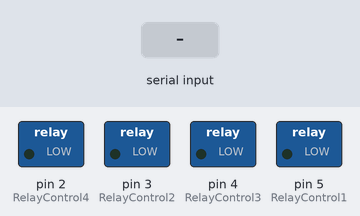
This sketch was run on a simulated Arduino Uno, built with avr-gcc and run on an emulated ATmega328P. Parts: switched loads named in the sketch (green lamp = pin HIGH). The inputs (shaded band) are chosen by the test bench. What the sketch prints to the serial monitor is not drawn.

Above: at 1.2 s.
1.3 s: "1\n" received over Serial
At 2.3 s:
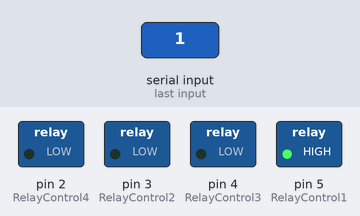
2.8 s: "2\n" received over Serial
At 3.5 s:
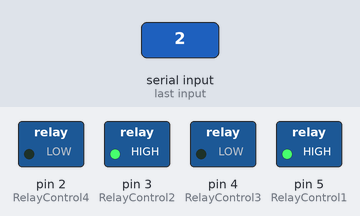
4.3 s: "3\n" received over Serial
At 4.7 s:
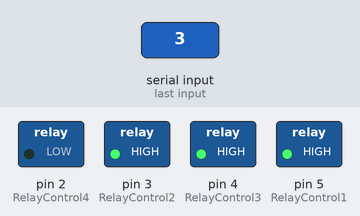
5.8 s: "4\n" received over Serial
At 7.0 s:
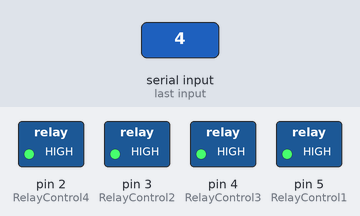
7.3 s: "1\n" received over Serial
At 8.1 s:
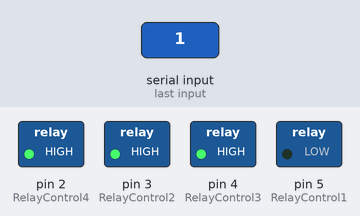
8.8 s: "2\n" received over Serial
At 9.2 s:
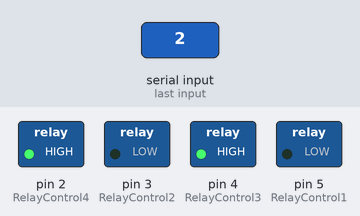
Timing chart, 0 to 11.3 s (numbered marks = the images above; inputs shaded):
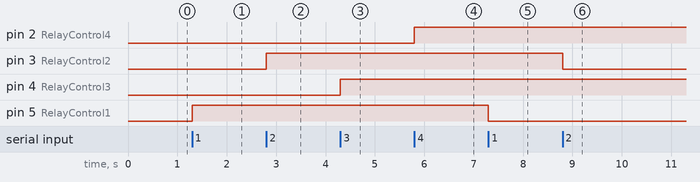

The sketch:

temperature.ino
```cpp
// get analog value from A0 pin and convert it to temperature ( LM35DZ )
// get value of A1 pin and convert it to temperature, tension divider ( 100k and 100k ) (NTC 100k)

#include <math.h>

const int ambientSensor = A1;  // Analog input pin that the LM35DZ is attached to
const int surfaceSensorPlus = A0;  // Analog input pin that the NTC 100k is attached to
const int surfaceSensorMinus = A2;
double ambientTemperature = 0;     // value read from the LM35DZ
double surfaceTemperaturePlus = 0; // value read from the NTC 10k
double surfaceTemperatureMinus = 0; // value read from the NTC 10k

float ADC_coef = 204.6;//number/V


int mes;

//the relays connect to
int RelayControl1 = 5; // Digital Arduino Pin used to control the motor
int RelayControl2 = 3;
int RelayControl3 = 4;
int RelayControl4 = 2;
bool RelayControl1State = LOW;
bool RelayControl2State = LOW;
bool RelayControl3State = LOW;
bool RelayControl4State = LOW;


void setup() {

    pinMode(ambientSensor, INPUT);
    pinMode(surfaceSensorPlus, INPUT);
    pinMode(surfaceSensorMinus, INPUT);
    pinMode(RelayControl1, OUTPUT);
    pinMode(RelayControl2, OUTPUT);
    pinMode(RelayControl3, OUTPUT);
    pinMode(RelayControl4, OUTPUT);
    digitalWrite(RelayControl1,RelayControl1State);
    digitalWrite(RelayControl2,RelayControl2State);
    digitalWrite(RelayControl3,RelayControl3State);
    digitalWrite(RelayControl4,RelayControl4State);
    Serial.begin(115200);
	  Serial.setTimeout(1);
}


// the loop routine runs over and over again forever:
void loop() {

  while (!Serial.available()); //transform as an interruption
	mes = Serial.readString().toInt();
  switch(mes) {
    case 1:
      RelayControl1State=!RelayControl1State;
      digitalWrite(RelayControl1,RelayControl1State);
      Serial.print(RelayControl1State);
      break;
    case 2:
      RelayControl2State=!RelayControl2State;
      digitalWrite(RelayControl2,RelayControl2State);
      Serial.print(RelayControl2State);
      break;
    case 3:
      RelayControl3State=!RelayControl3State;
      digitalWrite(RelayControl3,RelayControl3State);
      Serial.print(RelayControl3State);
      break;
    case 4:
      RelayControl4State=!RelayControl4State;
      digitalWrite(RelayControl4,RelayControl4State);
      Serial.print(RelayControl4State);
      break;
    case 5:{
      int temp = analogRead(ambientSensor);//get the adc value
      float volt = temp / ADC_coef;//convert the adc into voltage
      float resistor = (volt*10000)/(5-volt);//convert the voltage into resistor
      double functLog=log(resistor/10000);
      double logarithm = double((25+273.5)*functLog+3380);//compute the denominator value
      ambientTemperature = float((float(3380))/(logarithm));//compute the temperature value
      Serial.print(((25+273.5)*ambientTemperature)-273.5);
      break;

    }
    case 6:{
      int temp = analogRead(surfaceSensorPlus);//get the adc value
      float volt = temp / ADC_coef;//convert the adc into voltage
      float resistor = (volt*10000)/(5-volt);//convert the voltage into resistor
      double functLog=log(resistor/10000);
      double logarithm = double((25+273.5)*functLog+3380);//compute the denominator value
      surfaceTemperaturePlus = float((float(3380))/(logarithm));//compute the temperature value
      Serial.print(((25+273.5)*surfaceTemperaturePlus)-273.5);
      break;
    }
    case 7:{
      int temp = analogRead(surfaceSensorMinus);//get the adc value
      float volt = temp / ADC_coef;//convert the adc into voltage
      float resistor = (volt*12000)/(5-volt);//convert the voltage into resistor
      double functLog=log(resistor/10000);
      double logarithm = double((25+273.5)*functLog+3380);//compute the denominator value
      surfaceTemperatureMinus = float((float(3380))/(logarithm));//compute the temperature value
      Serial.print(((25+273.5)*surfaceTemperatureMinus)-273.5);
      break;
    }
  }
}
```

Measured:
- after the input at 1.3 s, pin 5 (RelayControl1): LOW → HIGH at once
- after the input at 2.8 s, pin 3 (RelayControl2): LOW → HIGH at once
- after the input at 4.3 s, pin 4 (RelayControl3): LOW → HIGH at once
- after the input at 5.8 s, pin 2 (RelayControl4): LOW → HIGH at once
- after the input at 7.3 s, pin 5 (RelayControl1): HIGH → LOW at once
- after the input at 8.8 s, pin 3 (RelayControl2): HIGH → LOW at once
